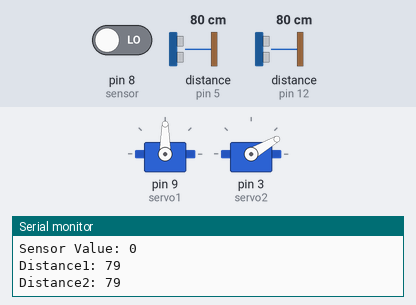
A sketch run on a simulated Arduino Uno, built with avr-gcc and run on an emulated ATmega328P. Shown: 2 × servo, the last lines printed to the serial monitor. The inputs (shaded band) are chosen by the test bench; at power-on: distance to the obstacle (sensors on pin 5, pin 12) 80 cm, pin 8 (sensor) LOW. The echo pulse lasts 58.3 µs per cm.

Above: at 2.0 s.
2.1 s: distance to the obstacle (sensor on pin 5) set to 15 cm
4.0 s: distance to the obstacle (sensor on pin 5) set to 10 cm
At 6.6 s:
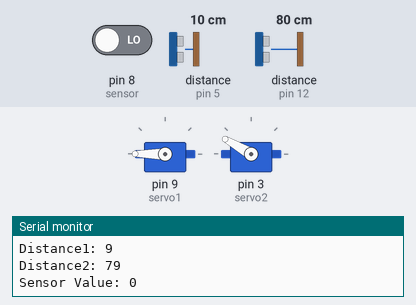
7.5 s: pin 8 (sensor) driven HIGH
At 10.0 s:
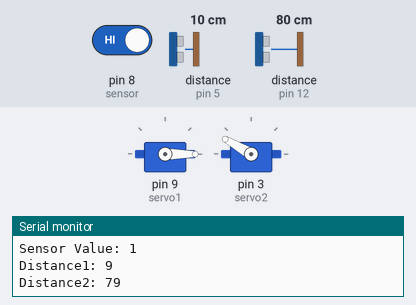
11.0 s: pin 8 (sensor) driven LOW
At 13.6 s:
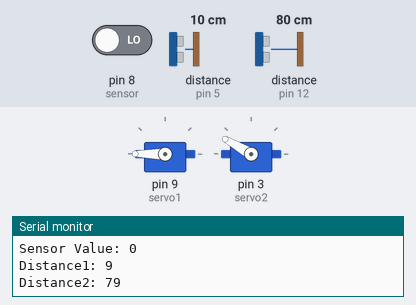
13.9 s: distance to the obstacle (sensor on pin 5) set to 18 cm
At 16.1 s:
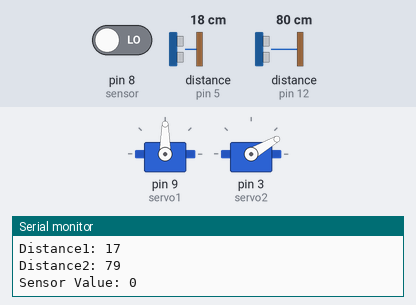
Timing chart, 0 to 17.6 s (numbered marks = the images above; inputs shaded):
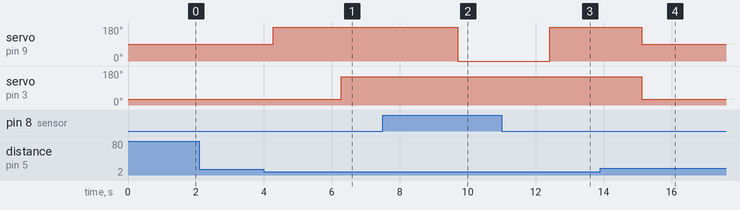

Measured:
- the behaviour switches between 13 and 12 cm on distance to the obstacle (sensor on pin 5) (found by bisection; images 0 and 1)
- after the input at 4.0 s, servo on pin 9 (servo1): 90° → 180° after 0.28 s; servo on pin 3 (servo2): 30° → 150° after 2.3 s
- after the input at 7.5 s, servo on pin 9 (servo1): 180° → 0° after 2.2 s
- after the input at 11.0 s, servo on pin 9 (servo1): 0° → 180° after 1.4 s
- after the input at 13.9 s, servo on pin 9 (servo1): 180° → 90° after 1.2 s; servo on pin 3 (servo2): 150° → 30° after 1.2 s

The sketch:

Fancr_Bin_Codes.ino
```cpp
    #include<Servo.h>
    Servo servo1;
    Servo servo2;
    int TRIG1 = 4;
    int ECHO1 = 5;
    int TRIG2 = 11;
    int ECHO2 = 12;
    int sensor = 8;
    int distance1, duration1, value, distance2, duration2;
    void setup() {
      // put your setup code here, to run once:
    pinMode(sensor, INPUT);
    pinMode(TRIG1, OUTPUT);
    pinMode(ECHO1, INPUT);
    pinMode(TRIG2, OUTPUT);
    pinMode(ECHO2, INPUT);
    Serial.begin(9600);
    servo1.attach(9);
    servo2.attach(3);
    servo1.write(90);
    servo2.write(30);
    }

    void loop() {
      // put your main code here, to run repeatedly:
      getMetal();
      getDistance1();
      getDistance2();
      delay(200);
      if (distance1 < 12 && value == 1){
        servo1.write(0);
        delay(2000);
        servo2.write(150);
          }
      else if (distance1 < 12 && value == 0){
        servo1.write(180);
        delay(2000);
        servo2.write(150);
          }

      else {
          servo1.write(90);
          servo2.write(30);
      }
    }

    int getDistance1(){
      digitalWrite(TRIG1,HIGH);
      delay(2);
      digitalWrite(TRIG1,LOW);
      duration1 = pulseIn(ECHO1,HIGH);
      distance1 = (duration1*0.034)/2;
      Serial.print("Distance1: ");
      Serial.println(distance1);
      return distance1;
    }

    int getDistance2(){
      digitalWrite(TRIG2,HIGH);
      delay(2);
      digitalWrite(TRIG2,LOW);
      duration2 = pulseIn(ECHO2,HIGH);
      distance2 = (duration2*0.034)/2;
      Serial.print("Distance2: ");
      Serial.println(distance2);
      return distance2;
    }

    void getMetal(){
      value = digitalRead(sensor);
      Serial.print("Sensor Value: ");
      Serial.println(value);
      delay(500);
    }
```
